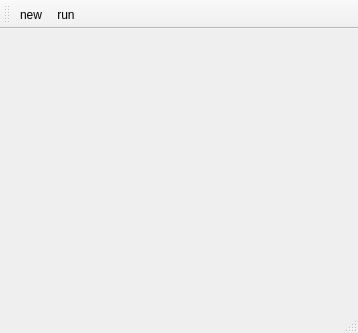
<?xml version="1.0" encoding="UTF-8"?>
<ui version="4.0">
 <class>MainWindow</class>
 <widget class="QMainWindow" name="MainWindow">
  <property name="geometry">
   <rect>
    <x>0</x>
    <y>0</y>
    <width>358</width>
    <height>333</height>
   </rect>
  </property>
  <property name="windowTitle">
   <string>CFD-01</string>
  </property>
  <widget class="QWidget" name="centralwidget">
   <layout class="QHBoxLayout" name="horizontalLayout">
    <item>
     <widget class="QLabel" name="label">
      <property name="text">
       <string/>
      </property>
     </widget>
    </item>
   </layout>
  </widget>
  <widget class="QMenuBar" name="menubar">
   <property name="geometry">
    <rect>
     <x>0</x>
     <y>0</y>
     <width>358</width>
     <height>22</height>
    </rect>
   </property>
  </widget>
  <widget class="QStatusBar" name="statusbar">
   <property name="font">
    <font>
     <family>Courier New</family>
     <pointsize>10</pointsize>
    </font>
   </property>
  </widget>
  <widget class="QToolBar" name="toolBar">
   <property name="windowTitle">
    <string>toolBar</string>
   </property>
   <attribute name="toolBarArea">
    <enum>TopToolBarArea</enum>
   </attribute>
   <attribute name="toolBarBreak">
    <bool>false</bool>
   </attribute>
   <addaction name="actionnew"/>
   <addaction name="actionrun"/>
  </widget>
  <action name="actionrun">
   <property name="text">
    <string>run</string>
   </property>
   <property name="shortcut">
    <string>Ctrl+R</string>
   </property>
  </action>
  <action name="actionnew">
   <property name="text">
    <string>new</string>
   </property>
   <property name="shortcut">
    <string>Ctrl+N</string>
   </property>
  </action>
 </widget>
 <resources/>
 <connections/>
</ui>
